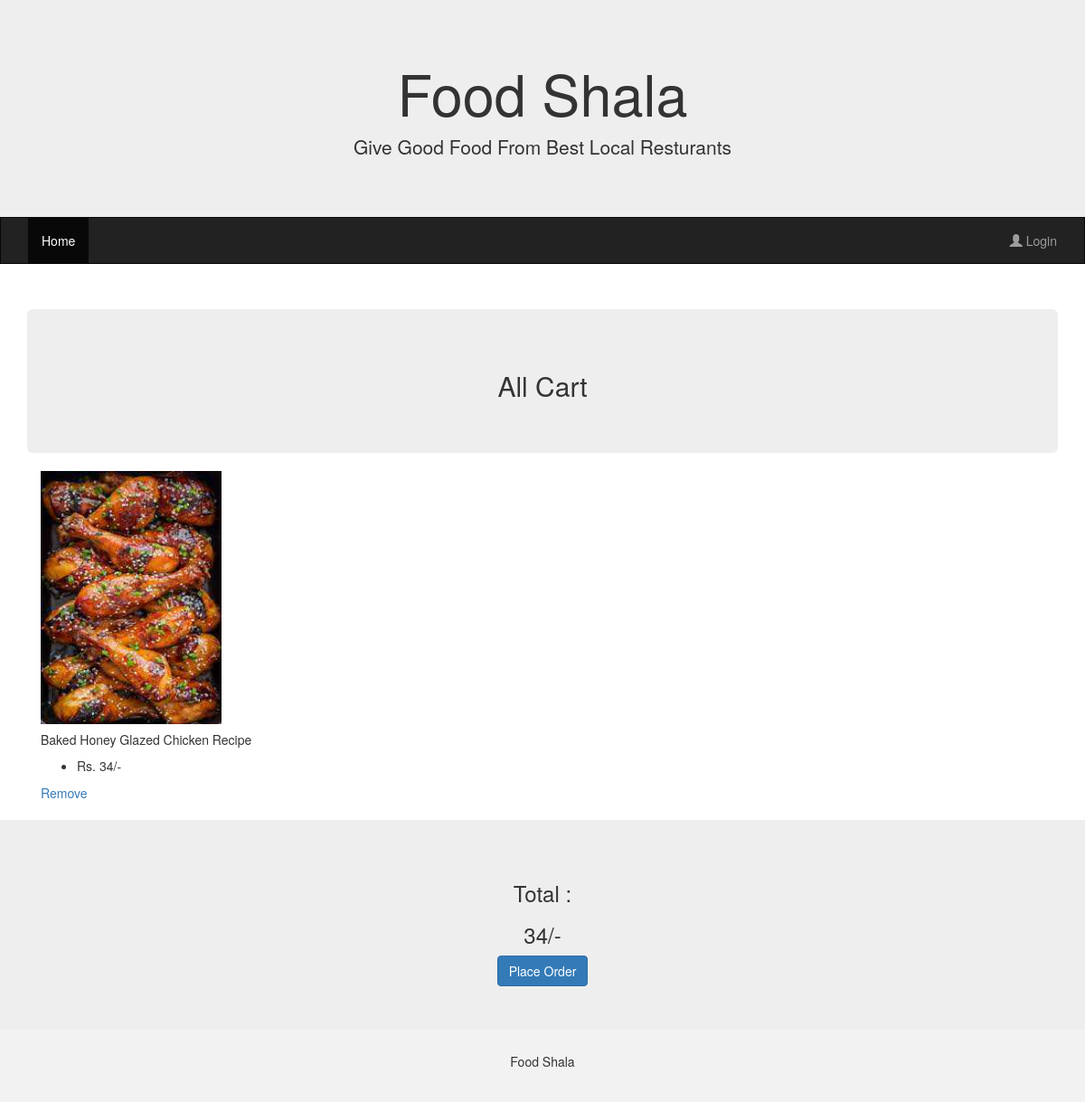
/cart?id=4, run on the app's committed database.
### tables this page shows
CREATE TABLE `menu` (
  `id` bigint(20) UNSIGNED NOT NULL,
  `name` varchar(500) NOT NULL,
  `type` varchar(255) NOT NULL,
  `menu_desc` varchar(5000) NOT NULL,
  `image` varchar(500) NOT NULL,
  `price` varchar(255) NOT NULL DEFAULT '0',
  `res_id` int(11) NOT NULL,
  `created_at` timestamp NOT NULL DEFAULT current_timestamp() ON UPDATE current_timestamp()
);

### cart.php (the view, shortened to what this page needs)
<?php
require_once "lib/config.php";
?>
<!DOCTYPE html>
<html lang="en">
<head>
    <link rel="stylesheet" href="https://maxcdn.bootstrapcdn.com/bootstrap/3.4.1/css/bootstrap.min.css">
</head>
<body>
    <?php
        require_once "lib/navbar.php";
    ?>
    <div class="container">
        <div class="row">
            <div class="col-sm-12">
                <div class="jumbotron">
                    <div class="container text-center">
                        <h2>All Cart</h2>
                    </div>
                </div>
                <br />
        <?php
        $total = 0;
        foreach ($_SESSION['cart'] as $key=> $id ) {
             $sql = "SELECT * FROM menu WHERE id = :id";
             if($stmt = $pdo->prepare($sql)){
                $stmt->bindParam(":id", $id, PDO::PARAM_INT);
                if($stmt->execute()){
                    $result = $stmt->fetchAll();
                    foreach ($result as $row) {
                        $total+=$row['price'];
                        ?>
                        <div class="col-sm-4">
                        <div class="card " style="">
                            <img class="card-img-top" src="<?php echo $row['image']; ?>"style="height: 280px;
    width: 200px;" alt="Card image cap">
                            <div class="card-body">
                                    <h5 class="card-title"><?php echo $row['name']; ?></h5>
                            </div>
                            <div class="card-body">
                                    <ul><li class="card-title">Rs. <?php echo $row['price']; ?>/-</li></ul>
                            </div>
                                  <div class="card-body">
                <a href="cart?remove=<?php echo $key; ?>" class="card-link">Remove</a>
            </div>
        </div>
        </div>
                        <?php
             }
         }
     }
 }
        ?>
            </div>
        </div>
    </div><br>
                <div class="jumbotron">
                    <div class="container text-center">
                        <h3> Total : </h3> <h3> <?php echo $total?>/-</h3>
                        <form action="" method="post" accept-charset="utf-8">
                            <button type="submit" name="save_order" class="btn btn-primary">Place Order</button>
                        </form>
                    </div>
                </div>
    <footer class="container-fluid text-center">
        <p>Food Shala</p>
    </footer>
</body>
</html>

### cart.php (style rules this page uses)
.jumbotron { margin-bottom: 0; }
footer { background-color: #f2f2f2; padding: 25px; }

### data on the page
menu: image (picture), name "Baked Honey Glazed Chicken Recipe", price "34"

### other printed values
$total "34"
